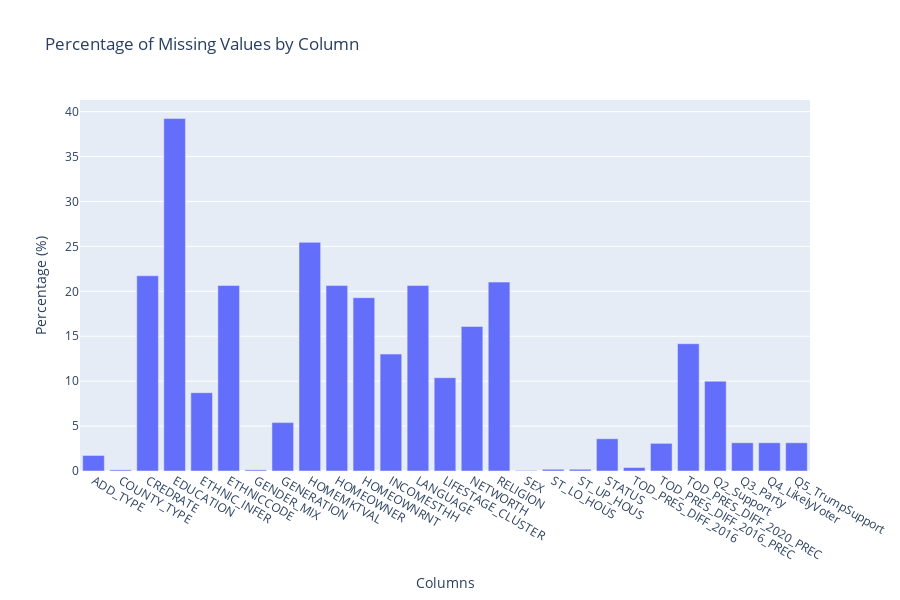

Notebook code for this chart:
### Code cell
cols_to_keep_below_20 = """
CREDRATE
EDUCATION
ETHNICCODE
HOMEMKTVAL
HOMEOWNER
LANGUAGE
PRFL_CHOICELIFE
PRFL_LGBT_SUPPORT
PRFL_MARRIAGE_EQUALITY
PRFL_TEAPARTY
RELIGION
"""

columns_to_keep_below_20 = convert_columns_to_list(cols_to_keep_below_20)

df_clean = remove_columns_over_threshold(df_imputed, threshold=20, exclude_cols=columns_to_keep_below_20)
plot_missing_values(df_clean)

### Figure 1 — Plotly figure (JSON) as saved in the notebook; plotly's stock layout.template omitted (floating-point values rounded to 4 significant figures)
{"data": [{"alignmentgroup": "True", "hovertemplate": "Columns=%{x}<br>Percentage (%)=%{y}<extra></extra>", "legendgroup": "", "marker": {"color": "#636efa", "pattern": {"shape": ""}}, "name": "", "offsetgroup": "", "orientation": "v", "showlegend": false, "textposition": "auto", "type": "bar", "x": ["ADD_TYPE", "COUNTY_TYPE", "CREDRATE", "EDUCATION", "ETHNIC_INFER", "ETHNICCODE", "GENDER_MIX", "GENERATION", "HOMEMKTVAL", "HOMEOWNER", "HOMEOWNRNT", "INCOMESTHH", "LANGUAGE", "LIFESTAGE_CLUSTER", "NETWORTH", "RELIGION", "SEX", "ST_LO_HOUS", "ST_UP_HOUS", "STATUS", "TOD_PRES_DIFF_2016", "TOD_PRES_DIFF_2016_PREC", "TOD_PRES_DIFF_2020_PREC", "Q2_Support", "Q3_Party", "Q4_LikelyVoter", "Q5_TrumpSupport"], "xaxis": "x", "y": [1.731, 0.1282, 21.73, 39.23, 8.718, 20.64, 0.1282, 5.385, 25.45, 20.64, 19.29, 13.01, 20.64, 10.38, 16.09, 21.03, 0.0641, 0.1923, 0.1923, 3.59, 0.3846, 3.077, 14.17, 10, 3.141, 3.141, 3.141], "yaxis": "y"}], "layout": {"barmode": "relative", "height": 600, "legend": {"tracegroupgap": 0}, "title": {"text": "Percentage of Missing Values by Column"}, "xaxis": {"anchor": "y", "domain": [0, 1], "title": {"text": "Columns"}}, "yaxis": {"anchor": "x", "domain": [0, 1], "title": {"text": "Percentage (%)"}}}}
